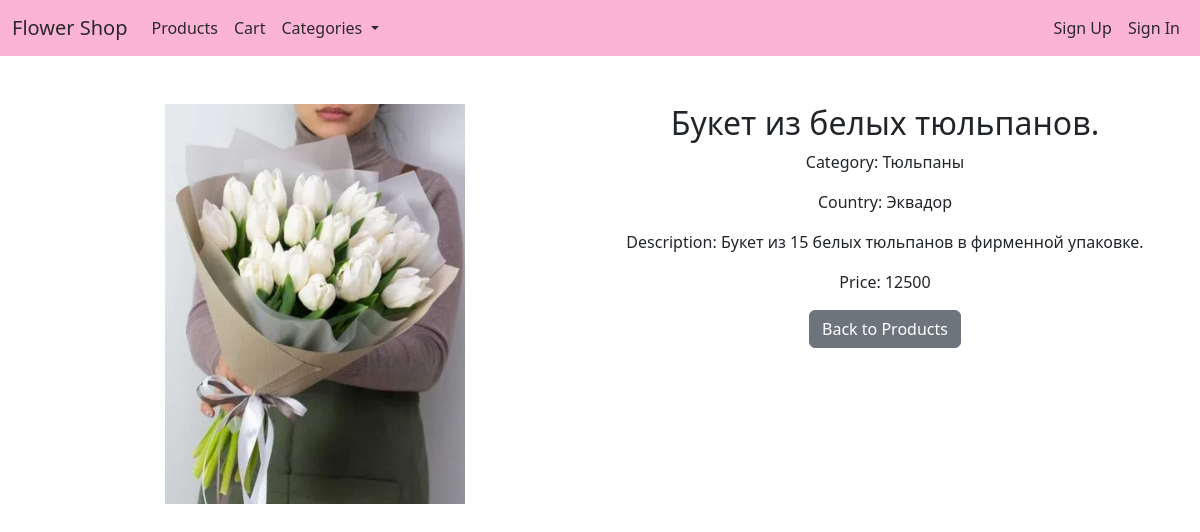
/product/1/, run on the app's committed database.
### store/models.py (models this page shows, shortened)
class Product(models.Model):
    name = models.CharField(max_length=100)
    description = models.TextField(null=True, blank=True)
    image = models.ImageField(upload_to='products')
    country = models.CharField(max_length=20, choices=COUNTRY_CHOICES)
    price = models.PositiveIntegerField()
    value = models.DecimalField(max_digits=10, decimal_places=2)
    unit = models.CharField(max_length=20, choices=UNIT_CHOICES)
    category = models.CharField(max_length=20, choices=CATEGORY_CHOICES)
    class Meta:
        verbose_name = 'Product'
        verbose_name_plural = 'Products'

### store/views.py (the view)
# urls.py: path('product/<int:product_id>/', view_product, name='view_product_url'),
def view_product(request, product_id):
    product = get_object_or_404(Product, id=product_id)
    context = {
        'product': product,
    }
    return render(request, 'view_product.html', context)

### store/templates/view_product.html (shortened to what this page needs)
{% extends 'base.html' %}
{% block content %}
    <div class="container mt-5">
        <div class="row">
            <div class="col-md-6 text-center">
                <img src="{{ product.image.url }}" alt="{{ product.name }}" class="img-fluid" style="max-width: 55%;">
            </div>
            <div class="col-md-6">
                <h2 class="text-center">{{ product.name }}</h2>
                <p>Category: {{ product.category }}</p>
                <p>Country: {{ product.country }}</p>
                <p>Description: {{ product.description }}</p>
                <p>Price: {{ product.price }}</p>
                <div class="text-center mt-3">
                    <a href="{% url 'products_url' %}" class="btn btn-secondary">Back to Products</a>
                </div>
            </div>
        </div>
    </div>
{% endblock %}

### data on the page
Product: image (picture), name "Букет из белых тюльпанов.", category "Тюльпаны", country "Эквадор", description "Букет из 15 белых тюльпанов в фирменной упаковке.", price "12500"
